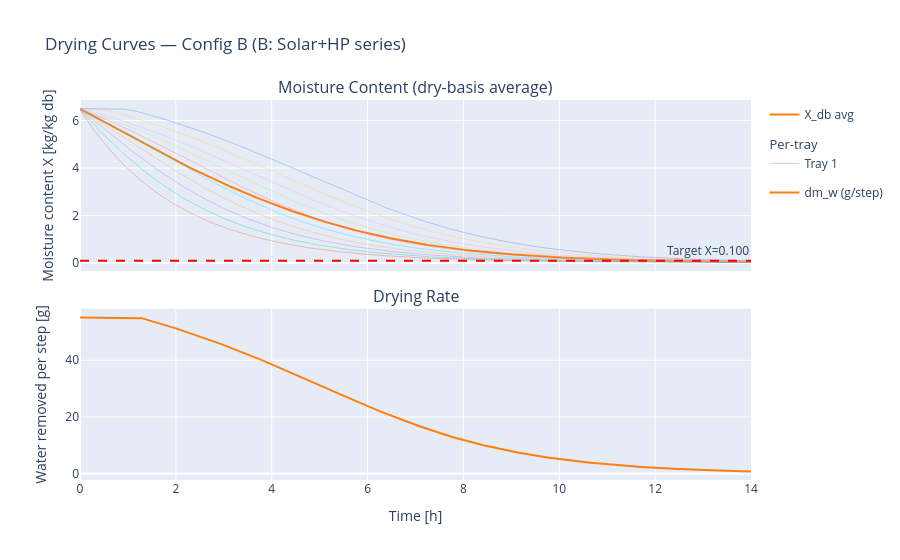

This figure's notebook cell:
### Code cell
# ── Cell 5: Drying Curves ────────────────────────────────────────────────────
fig = make_subplots(
    rows=2, cols=1, shared_xaxes=True,
    subplot_titles=('Moisture Content (dry-basis average)', 'Drying Rate'),
    vertical_spacing=0.10,
)

col = CONFIG_COLORS[CONFIG]

# Top: average moisture content
fig.add_trace(go.Scatter(
    x=df.time_h, y=df.X_db_avg,
    name='X_db avg', line=dict(color=col, width=2),
    hovertemplate='t=%{x:.2f} h<br>X=%{y:.4f} db<extra></extra>',
), row=1, col=1)

# Target moisture line
X_final = cfg.dryer.X_final_db
fig.add_hline(y=X_final, line_dash='dash', line_color='red',
              annotation_text=f'Target X={X_final:.3f}', row=1, col=1)

# Per-tray traces (lighter)
n_trays = 10
for i in range(n_trays):
    col_name = f'X_tray_{i}'
    if col_name in df.columns:
        fig.add_trace(go.Scatter(
            x=df.time_h, y=df[col_name],
            name=f'Tray {i+1}', opacity=0.35,
            line=dict(width=1),
            hovertemplate=f'Tray {i+1}: %{{y:.4f}} db<extra></extra>',
            showlegend=(i == 0),
            legendgroup='trays',
            legendgrouptitle_text='Per-tray' if i == 0 else '',
        ), row=1, col=1)

# Bottom: drying rate (dX/dt proxy via dm_w_total_kg)
fig.add_trace(go.Scatter(
    x=df.time_h, y=df.dm_w_total_kg * 1000,  # g per timestep
    name='dm_w (g/step)', line=dict(color=col, width=2),
    hovertemplate='t=%{x:.2f} h<br>rate=%{y:.3f} g/step<extra></extra>',
), row=2, col=1)

fig.update_yaxes(title_text='Moisture content X [kg/kg db]', row=1, col=1)
fig.update_yaxes(title_text='Water removed per step [g]', row=2, col=1)
fig.update_xaxes(title_text='Time [h]', row=2, col=1)
fig.update_layout(
    title=f'Drying Curves — Config {CONFIG} ({CONFIG_LABELS[CONFIG]})',
    height=560, legend=dict(groupclick='toggleitem'),
)
fig.show()

### Figure 1 — Plotly figure (JSON) as saved in the notebook; plotly's stock layout.template omitted (floating-point values rounded to 4 significant figures; data arrays with more than 128 entries replaced by an {"elided": "..."} marker saying what was removed)
{"data": [{"hovertemplate": "t=%{x:.2f} h<br>X=%{y:.4f} db<extra></extra>", "line": {"color": "#ff7f0e", "width": 2}, "name": "X_db avg", "type": "scatter", "x": {"elided": "841 float values"}, "xaxis": "x", "y": {"elided": "841 float values"}, "yaxis": "y"}, {"hovertemplate": "Tray 1: %{y:.4f} db<extra></extra>", "legendgroup": "trays", "legendgrouptitle": {"text": "Per-tray"}, "line": {"width": 1}, "name": "Tray 1", "opacity": 0.35, "showlegend": true, "type": "scatter", "x": {"elided": "841 float values"}, "xaxis": "x", "y": {"elided": "841 float values"}, "yaxis": "y"}, {"hovertemplate": "Tray 2: %{y:.4f} db<extra></extra>", "legendgroup": "trays", "legendgrouptitle": {"text": ""}, "line": {"width": 1}, "name": "Tray 2", "opacity": 0.35, "showlegend": false, "type": "scatter", "x": {"elided": "841 float values"}, "xaxis": "x", "y": {"elided": "841 float values"}, "yaxis": "y"}, {"hovertemplate": "Tray 3: %{y:.4f} db<extra></extra>", "legendgroup": "trays", "legendgrouptitle": {"text": ""}, "line": {"width": 1}, "name": "Tray 3", "opacity": 0.35, "showlegend": false, "type": "scatter", "x": {"elided": "841 float values"}, "xaxis": "x", "y": {"elided": "841 float values"}, "yaxis": "y"}, {"hovertemplate": "Tray 4: %{y:.4f} db<extra></extra>", "legendgroup": "trays", "legendgrouptitle": {"text": ""}, "line": {"width": 1}, "name": "Tray 4", "opacity": 0.35, "showlegend": false, "type": "scatter", "x": {"elided": "841 float values"}, "xaxis": "x", "y": {"elided": "841 float values"}, "yaxis": "y"}, {"hovertemplate": "Tray 5: %{y:.4f} db<extra></extra>", "legendgroup": "trays", "legendgrouptitle": {"text": ""}, "line": {"width": 1}, "name": "Tray 5", "opacity": 0.35, "showlegend": false, "type": "scatter", "x": {"elided": "841 float values"}, "xaxis": "x", "y": {"elided": "841 float values"}, "yaxis": "y"}, {"hovertemplate": "Tray 6: %{y:.4f} db<extra></extra>", "legendgroup": "trays", "legendgrouptitle": {"text": ""}, "line": {"width": 1}, "name": "Tray 6", "opacity": 0.35, "showlegend": false, "type": "scatter", "x": {"elided": "841 float values"}, "xaxis": "x", "y": {"elided": "841 float values"}, "yaxis": "y"}, {"hovertemplate": "Tray 7: %{y:.4f} db<extra></extra>", "legendgroup": "trays", "legendgrouptitle": {"text": ""}, "line": {"width": 1}, "name": "Tray 7", "opacity": 0.35, "showlegend": false, "type": "scatter", "x": {"elided": "841 float values"}, "xaxis": "x", "y": {"elided": "841 float values"}, "yaxis": "y"}, {"hovertemplate": "Tray 8: %{y:.4f} db<extra></extra>", "legendgroup": "trays", "legendgrouptitle": {"text": ""}, "line": {"width": 1}, "name": "Tray 8", "opacity": 0.35, "showlegend": false, "type": "scatter", "x": {"elided": "841 float values"}, "xaxis": "x", "y": {"elided": "841 float values"}, "yaxis": "y"}, {"hovertemplate": "Tray 9: %{y:.4f} db<extra></extra>", "legendgroup": "trays", "legendgrouptitle": {"text": ""}, "line": {"width": 1}, "name": "Tray 9", "opacity": 0.35, "showlegend": false, "type": "scatter", "x": {"elided": "841 float values"}, "xaxis": "x", "y": {"elided": "841 float values"}, "yaxis": "y"}, {"hovertemplate": "Tray 10: %{y:.4f} db<extra></extra>", "legendgroup": "trays", "legendgrouptitle": {"text": ""}, "line": {"width": 1}, "name": "Tray 10", "opacity": 0.35, "showlegend": false, "type": "scatter", "x": {"elided": "841 float values"}, "xaxis": "x", "y": {"elided": "841 float values"}, "yaxis": "y"}, {"hovertemplate": "t=%{x:.2f} h<br>rate=%{y:.3f} g/step<extra></extra>", "line": {"color": "#ff7f0e", "width": 2}, "name": "dm_w (g/step)", "type": "scatter", "x": {"elided": "841 float values"}, "xaxis": "x2", "y": {"elided": "841 float values"}, "yaxis": "y2"}], "layout": {"annotations": [{"font": {"size": 16}, "showarrow": false, "text": "Moisture Content (dry-basis average)", "x": 0.5, "xanchor": "center", "xref": "paper", "y": 1, "yanchor": "bottom", "yref": "paper"}, {"font": {"size": 16}, "showarrow": false, "text": "Drying Rate", "x": 0.5, "xanchor": "center", "xref": "paper", "y": 0.45, "yanchor": "bottom", "yref": "paper"}, {"showarrow": false, "text": "Target X=0.100", "x": 1, "xanchor": "right", "xref": "x domain", "y": 0.1, "yanchor": "bottom", "yref": "y"}], "height": 560, "legend": {"groupclick": "toggleitem"}, "shapes": [{"line": {"color": "red", "dash": "dash"}, "type": "line", "x0": 0, "x1": 1, "xref": "x domain", "y0": 0.1, "y1": 0.1, "yref": "y"}], "title": {"text": "Drying Curves — Config B (B: Solar+HP series)"}, "xaxis": {"anchor": "y", "domain": [0, 1], "matches": "x2", "showticklabels": false}, "xaxis2": {"anchor": "y2", "domain": [0, 1], "title": {"text": "Time [h]"}}, "yaxis": {"anchor": "x", "domain": [0.55, 1], "title": {"text": "Moisture content X [kg/kg db]"}}, "yaxis2": {"anchor": "x2", "domain": [0, 0.45], "title": {"text": "Water removed per step [g]"}}}}
